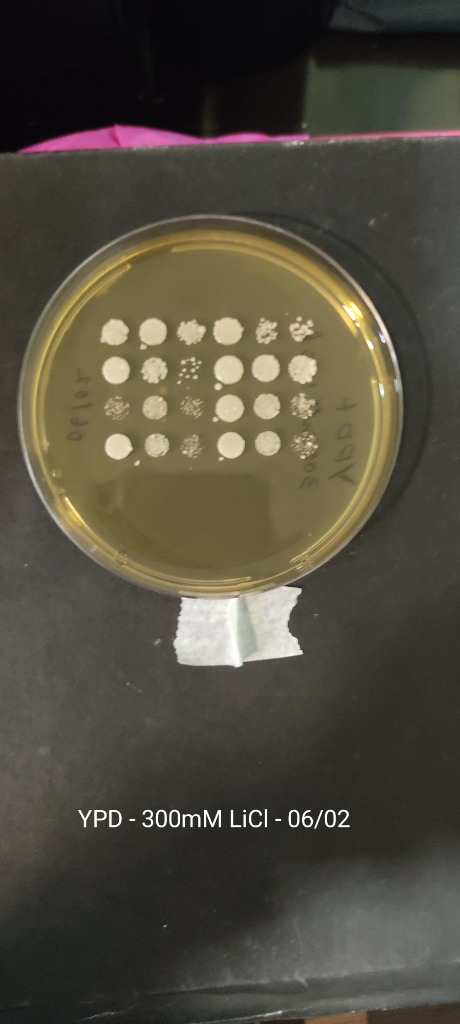
#> input picture reference_dataset/raw/SAMPLE_YPD_300mM_LiCl.jpg, 460 x 1024 px
$ python -i plate.py   (imports and definitions only)
#> lines starting #> are read from the running program, lines starting #| are printed output that depends on the picture
"""
Módulo de Detecção da Placa de Petri e Região de Interesse (ROI)
==============================================================
Detecta a circunferência da placa de Petri por Hough Circles e ajuste
de contornos, aplicando exclusão periférica adaptativa para eliminar
o menisco e reflexos da borda plástica sem usar corte arbitrário fixo.
"""

from typing import Tuple, Optional
import cv2
import numpy as np

from yeast_vision.contracts import PlateROIResult


# [168 lines left out: functions calculate_adaptive_meniscus_margin, detect_petri_dish, not called in this run]

>>> import cv2
>>> picture = cv2.imread('../reference_dataset/raw/SAMPLE_YPD_300mM_LiCl.jpg', cv2.IMREAD_GRAYSCALE)
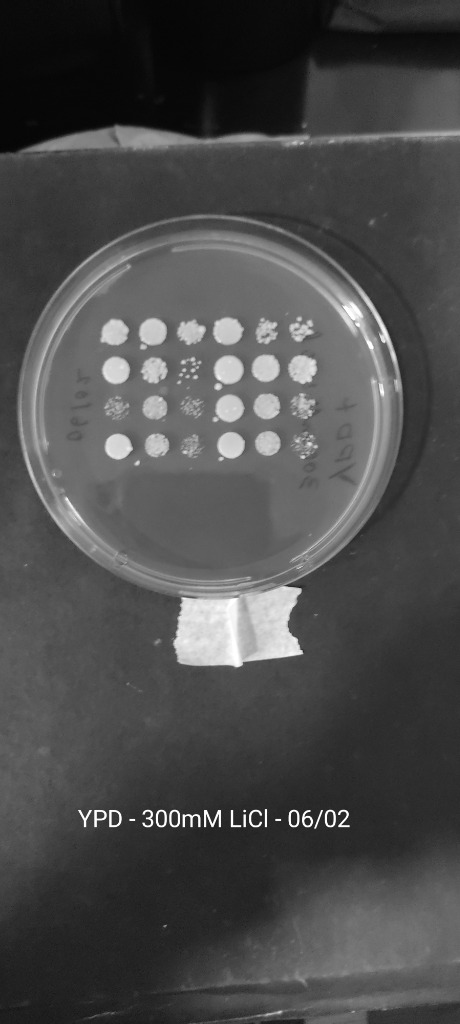
#> picture: shape (1024, 460); min 4, max 255, mean 75.7
#> (the run stopped early here; a loop or call above may not have finished)

$ run again, on reference_dataset/raw/SAMPLE_YPGAL_20mM_LiCl.jpg
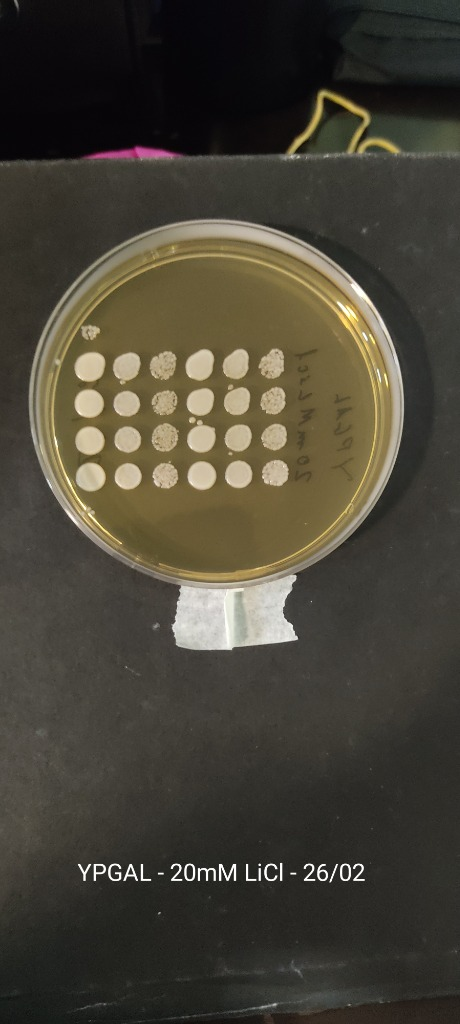
#> input picture reference_dataset/raw/SAMPLE_YPGAL_20mM_LiCl.jpg, 460 x 1024 px
#> `picture = cv2.imread('../reference_dataset/raw/SAMPLE_YPD_300mM_LiCl.j..`:
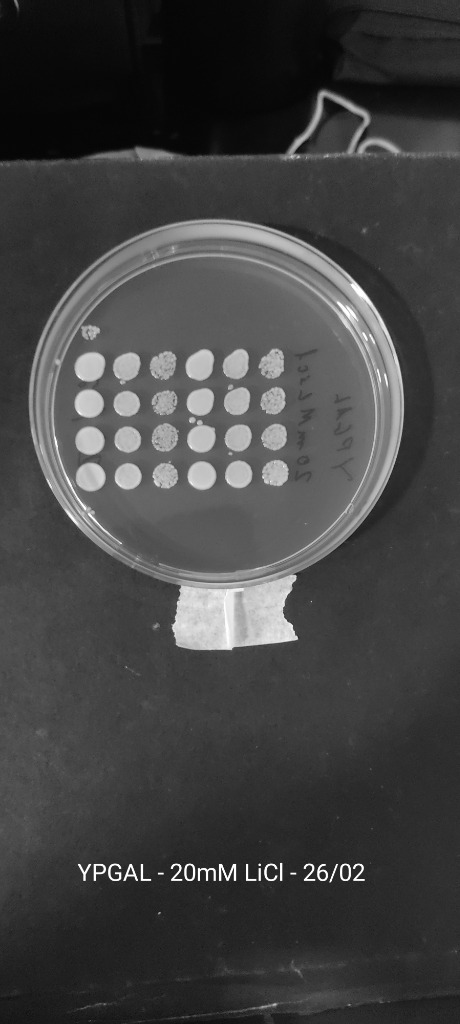
#> picture: shape (1024, 460); min 3, max 255, mean 67
